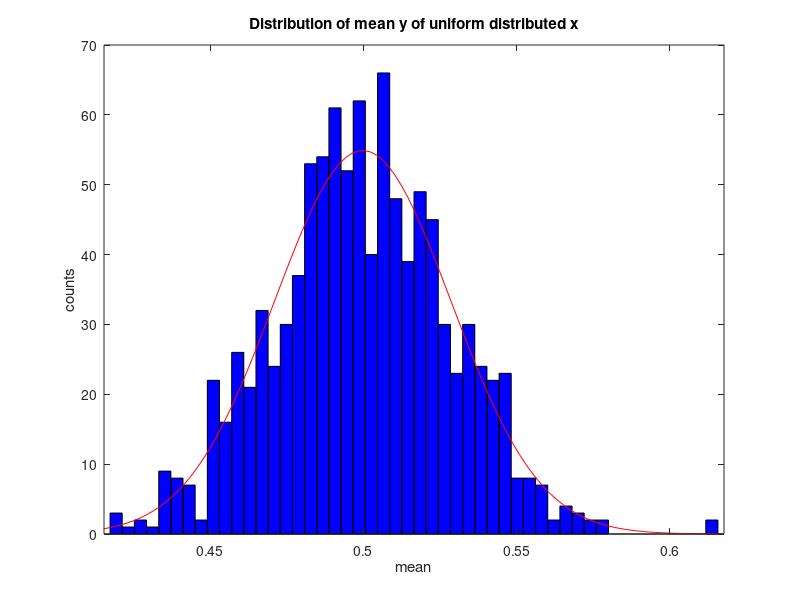

Reproduce this figure in MATLAB.
% Show that the Central Limit Theorem holds with a simulation. Assume n=100 
% random variables from a uniform distribution over the interval [0,1] and
% let Y be their mean. Calculate N = 10000 values of Y and plot a histogram
% of their values along with the curve of the normal distribution.

clear

n=100;
N=1000;
bins=50;
x=rand(n,N);
y=mean(x);
figure
clf
histfit(y,bins);
title('Distribution of mean y of uniform distributed x')
xlabel('mean')
ylabel('counts')
